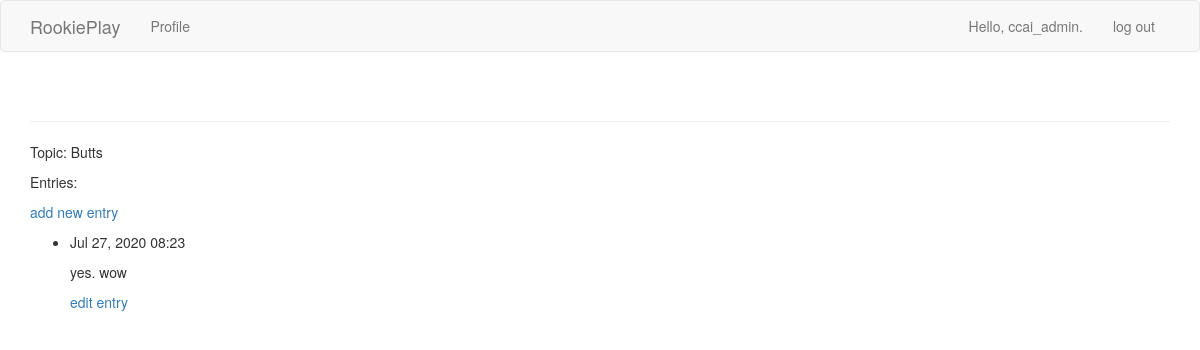
Page /topics/4/ (signed in) on the committed database.
### rookieplays/models.py (models this page shows, shortened)
class Topic(models.Model):
    text = models.CharField(max_length = 200)
    date_added = models.DateTimeField(auto_now_add=True)
    owner = models.ForeignKey(User, on_delete=models.CASCADE)
    def __str__(self):
        return self.text

class Entry(models.Model):
    topic = models.ForeignKey(Topic, on_delete=models.CASCADE)
    text = models.TextField()
    date_added = models.DateTimeField(auto_now_add=True)
    owner = models.ForeignKey(User, on_delete=models.CASCADE)
    class Meta:
        verbose_name_plural = 'entries'

### rookieplays/views.py (the view)
# urls.py: url(r'^topics/(?P<topic_id>\d+)/$', views.topic, name='topic'),
@login_required
def topic(request, topic_id):
    topic = Topic.objects.get(id=topic_id)
    if topic.owner != request.user:
        raise Http404
    entries = topic.entry_set.order_by('-date_added')
    context = {'topic': topic, 'entries': entries}
    return render(request, 'rookieplays/topic.html', context)

### rookieplays/templates/rookieplays/topic.html
{% extends "rookieplays/base.html" %}
{% block content %}
  <p>Topic: {{ topic }}</p>
  <p>Entries:</p>
  <p>
    <a href="{% url "rookieplays:new_entry" topic.id %}">add new entry</a
  </p>
  <ul>
  {% for entry in entries %}
    <li>
      <p>{{ entry.date_added|date:'M d, Y H:i' }}</p>
      <p>{{ entry.text|linebreaks }}</p>
      <p>
        <a href="{% url 'rookieplays:edit_entry' entry.id %}">edit entry</a>
      </p>
    </li>
  {% empty %}
    <li>
      There are no entries for this topic yet.
    </li>
  {% endfor %}
  </ul>
{% endblock content %}

### rookieplays/templates/rookieplays/base.html (shortened to what this page needs)
{% load bootstrap3 %}
<!DOCTYPE html>
<html lang="en"
<head>
  {% bootstrap_css %}
</head>
<body>
  <nav class="navbar navbar-default navbar-static_top">
    <div class="container">
      <div class="navbar-header">
        <a class="navbar-brand" href="{% url 'rookieplays:index' %}">
              RookiePlay</a>
        </div>
        <div id="navbar" class="navbar-collapse collapse">
          <ul class="nav navbar-nav">
            <li><a href="{% url 'rookieplays:topics' %}">Profile</a></li>
          </ul>
          <ul class="nav navbar-nav navbar-right">
            {% if user.is_authenticated %}
              <li><a>Hello, {{ user.username }}.</a></li>
              <li><a href="{% url 'users:logout' %}">log out</a></li>
            {% else %}
              <li><a href="{% url 'users:register' %}">register</a></li>
              <li><a href="{% url 'users:login' %}">log in</a></li>
            {% endif %}
          </ul>
        </div>
      </div>
    </nav>
    <div class="container">
      <div class="page-header">
      </div>
      <div>
        {% block content %}{% endblock %}
      </div>
    </div>
  </body>
</html>

### rows in the picture
Topic: text "Butts"
Entry: date_added "Jul 27, 2020 08:23", text "yes. wow"

### other values in the picture
{{ user.username }} "ccai_admin"
